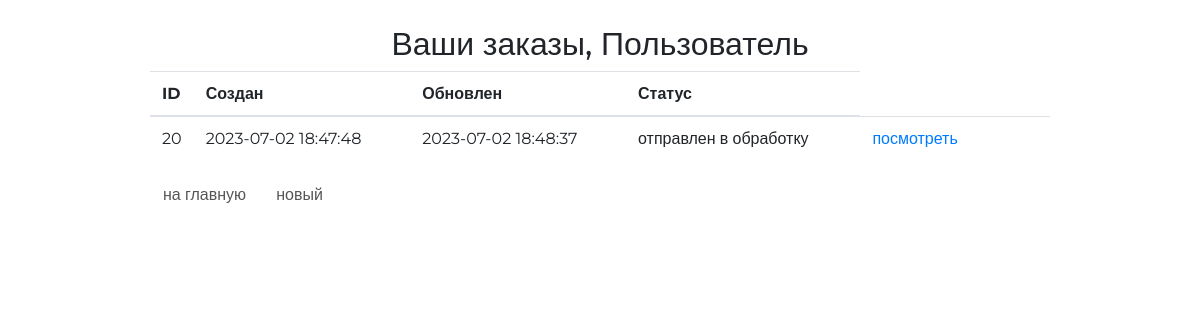
Page /order/ (signed in) on the committed database.
### ordersapp/models.py (models this page shows, shortened)
class Order(models.Model):
    FORMING = 'FM'
    SENT_TO_PROCEED = 'STP'
    PROCEEDED = 'PRD'
    PAID = 'PD'
    READY = 'RDY'
    CANCEL = 'CNL'
    ORDER_STATUS_CHOICES = (
        (FORMING, 'формируется'),
        (SENT_TO_PROCEED, 'отправлен в обработку'),
        (PROCEEDED, 'оплачен'),
        (PAID, 'обрабатывается'),
        (READY, 'подтверждён размещением'),
        (CANCEL, 'отменён'),
    )
    user = models.ForeignKey(
        settings.AUTH_USER_MODEL, on_delete=models.CASCADE)
    created = models.DateTimeField(verbose_name='создан', auto_now_add=True)
    updated = models.DateTimeField(verbose_name='обновлён', auto_now=True)
    status = models.CharField(
        verbose_name='статус',
        max_length=3,
        choices=ORDER_STATUS_CHOICES,
        default=FORMING)
    is_active = models.BooleanField(verbose_name='активен', default=True)
    class Meta:
        ordering = ('-created',)
        verbose_name = 'заказ'
        verbose_name_plural = 'заказы'

### ordersapp/views.py (the view)
# urls.py: path('', ordersapp.OrderList.as_view(), name='orders_list'),
class OrderList(ListView):
    model = Order
    def get_queryset(self):
        return Order.objects.filter(user=self.request.user)

### ordersapp/templates/ordersapp/order_list.html (shortened to what this page needs)
{% extends 'ordersapp/base.html' %}
{% load static %}
{% block content %}
    <div class="h2 text-center head">
        Ваши заказы,
        {% if user.first_name %}
            {{ user.first_name|title }}
        {% else %}
            Пользователь
        {% endif %}
    </div>
    <table class="table orders_list">
        <thead>
        <tr>
            <th>ID</th>
            <th>Создан</th>
            <th>Обновлен</th>
            <th>Статус</th>
        </tr>
        </thead>
        <tbody>
        {% for item in object_list %}
            {% if item.is_active %}
                <tr>
                    <td class="td1 orders_list">{{ item.pk }}</td>
                    <td>{{ item.created|date:"Y-m-d H:i:s" }}</td>
                    <td>{{ item.updated|date:"Y-m-d H:i:s" }}</td>
                    <td>{{ item.get_status_display }}</td>
                    <td>
                        <a href="{% url 'ordersapp:order_read' item.pk %}">
                            посмотреть
                        </a>
                    </td>
                    <td>
                    </td>
                    <td>
                    </td>
                </tr>
            {% endif %}
        {% endfor %}
        </tbody>
    </table>
    <button class="btn btn-default btn-round">
        <a href="{% url 'store:category_list' %}">
            на главную
        </a>
    </button>
    <button class="btn btn-default btn-round">
        <a href="{% url 'ordersapp:order_create' %}">
            новый
        </a>
    </button>
{% endblock %}

### static/css/style.css (style rules this page uses)
* { margin: 0; padding: 0; }
.order_container button a { text-decoration: none; color: #555; }
.table.orders_list { min-width: 600px; }
.td1.orders_list { width: 40px; }
body { font-family: 'Montserrat', sans-serif; }
html, body { height: 100%; }
table { width: 100%; }
td:first-child { width: 235px; }

### rows in the picture
Order: pk "20", created "2023-07-02 18:47:48", updated "2023-07-02 18:48:37", status "отправлен в обработку"
